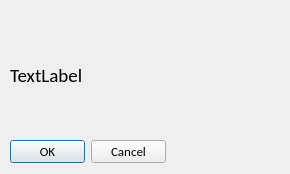
<?xml version="1.0" encoding="UTF-8"?>
<ui version="4.0">
 <class>SureWarning</class>
 <widget class="QDialog" name="SureWarning">
  <property name="geometry">
   <rect>
    <x>0</x>
    <y>0</y>
    <width>290</width>
    <height>174</height>
   </rect>
  </property>
  <property name="windowTitle">
   <string/>
  </property>
  <property name="windowIcon">
   <iconset>
    <normalon>:/files/icons8_change_48px.png</normalon>
   </iconset>
  </property>
  <widget class="QDialogButtonBox" name="buttonBox">
   <property name="geometry">
    <rect>
     <x>10</x>
     <y>140</y>
     <width>156</width>
     <height>23</height>
    </rect>
   </property>
   <property name="font">
    <font>
     <family>Calibri</family>
     <pointsize>10</pointsize>
    </font>
   </property>
   <property name="standardButtons">
    <set>QDialogButtonBox::Cancel|QDialogButtonBox::Ok</set>
   </property>
  </widget>
  <widget class="QLabel" name="label">
   <property name="geometry">
    <rect>
     <x>10</x>
     <y>10</y>
     <width>261</width>
     <height>131</height>
    </rect>
   </property>
   <property name="font">
    <font>
     <family>Calibri</family>
     <pointsize>14</pointsize>
    </font>
   </property>
   <property name="text">
    <string>TextLabel</string>
   </property>
  </widget>
 </widget>
 <resources/>
 <connections/>
</ui>
